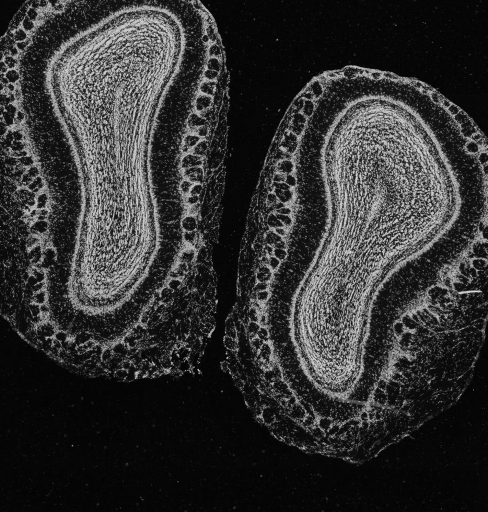
#> input picture data/atlas/10.jpg, 976 x 1024 px (shown at 1/2 size); its folder holds only this picture in this run
$ python -i preprocess.py   (imports and definitions only)
#> lines starting #> are read from the running program, lines starting #| are printed output that depends on the picture
### utils/image.py
from typing import List
from skimage import io, img_as_ubyte, exposure
import numpy as np
import tensorflow as tf
import glob


# [9 lines left out: function read_image, not called in this run]


def get_padded_image(image):
    """
    Pad image to square shape
    :param image: image (numpy array)
    :return: padded image
    """
    # compute center offset
    h, w = image.shape
    size = max(h, w)
    xx = (size - w) // 2
    yy = (size - h) // 2
    # pad image
    padded_image = np.full((size, size), 0, dtype=np.uint8)
    padded_image[yy : yy + h, xx : xx + w] = image
    # return image
    return padded_image


# [38 lines left out: functions load_image, get_image_paths, not called in this run]

### utils/preprocess.py
import os
import glob
import numpy as np
from tqdm import tqdm
from skimage.exposure import equalize_hist, equalize_adapthist
from PIL import Image

from image import read_image, get_padded_image


def preprocess(img):
    def crop(image):
        y_nonzero, x_nonzero = np.nonzero(image)
        return image[
            np.min(y_nonzero) : np.max(y_nonzero), np.min(x_nonzero) : np.max(x_nonzero)
        ]

    def equalize(image, bins=255, clip_limit=0.01):
        image = equalize_adapthist(image, nbins=bins, clip_limit=clip_limit)
        return image

    def pad_imgage(img):
        return get_padded_image(img)

    def NormalizeData(data):
        return (data - np.min(data)) / (np.max(data) - np.min(data))

    def resize_proportional(image, size=1024):
        image = Image.fromarray(image)

        w, h = image.size
        # max_size = max(w, h)
        max_size = size

        if float(w) < max_size and float(h) < max_size:
            raise Exception(f"Both dims lower than {str(max_size)}, {str(w)}, {str(h)}")
            # raise Exception('Both dims lower than ', str(max_size), str(w), str(h))

        if h >= w:
            height_percent = max_size / float(h)
            width_size = int((float(w) * float(height_percent)))
            image = image.resize((width_size, max_size), Image.BICUBIC)
        else:
            width_percent = max_size / float(w)
            height_size = int((float(h) * float(width_percent)))
            image = image.resize((max_size, height_size), Image.BICUBIC)

        return np.array(image)

    # img[img < 15] = 0
    img = crop(img)
    img = equalize(img, bins=128, clip_limit=0.05) * 255
    # img = NormalizeData(img)
    img = pad_imgage(img)
    img = resize_proportional(img)
    return img


def preprocess_images(input_path="data/images/*.jpg"):
    for file_path in tqdm(glob.glob(input_path)):
        img = read_image(file_path)
        try:
            img = preprocess(img)
        except Exception as err:
            print(f"{file_path}: {str(err)}")
            continue

        output_path = file_path.replace("images", "images_processed")
        if not os.path.exists(os.path.dirname(output_path)):
            os.makedirs(os.path.dirname(output_path))

        im = Image.fromarray(img)
        im.convert("L").save(output_path, "JPEG", quality=100)


# [2 lines not run here, left out]

>>> import cv2
>>> picture = cv2.imread('../data/atlas/10.jpg', cv2.IMREAD_GRAYSCALE)
#> picture is the input picture: shape (1024, 976); min 0, max 246, mean 49.8
>>> result = preprocess(picture)
#> in equalize, `image = equalize_adapthist(image, nbins=bins, clip_limit=clip_limit)`:
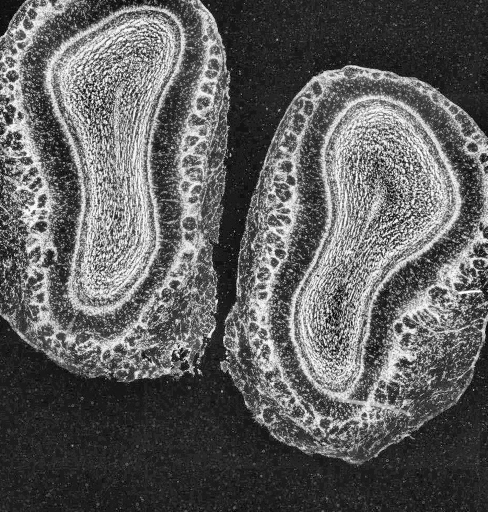
#> image: shape (1023, 975) float64 (shown at 1/2 size); min 0, max 1, mean 0.377
#> in get_padded_image, `padded_image[yy : yy + h, xx : xx + w] = image`:
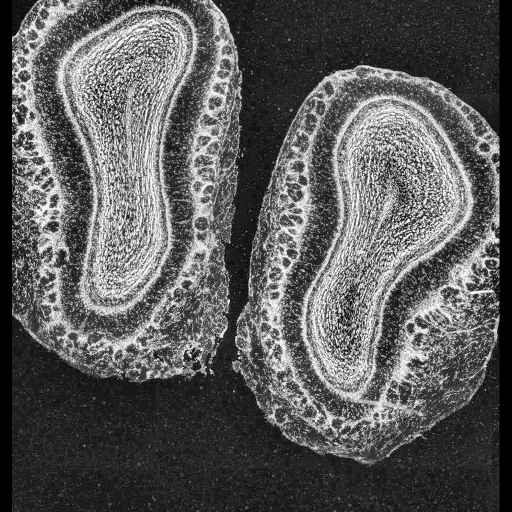
#> padded_image: shape (1023, 1023) (shown at 1/2 size); min 0, max 255, mean 91
#> (the run stopped early here; a loop or call above may not have finished)

$ run again, on data/atlas/100.jpg
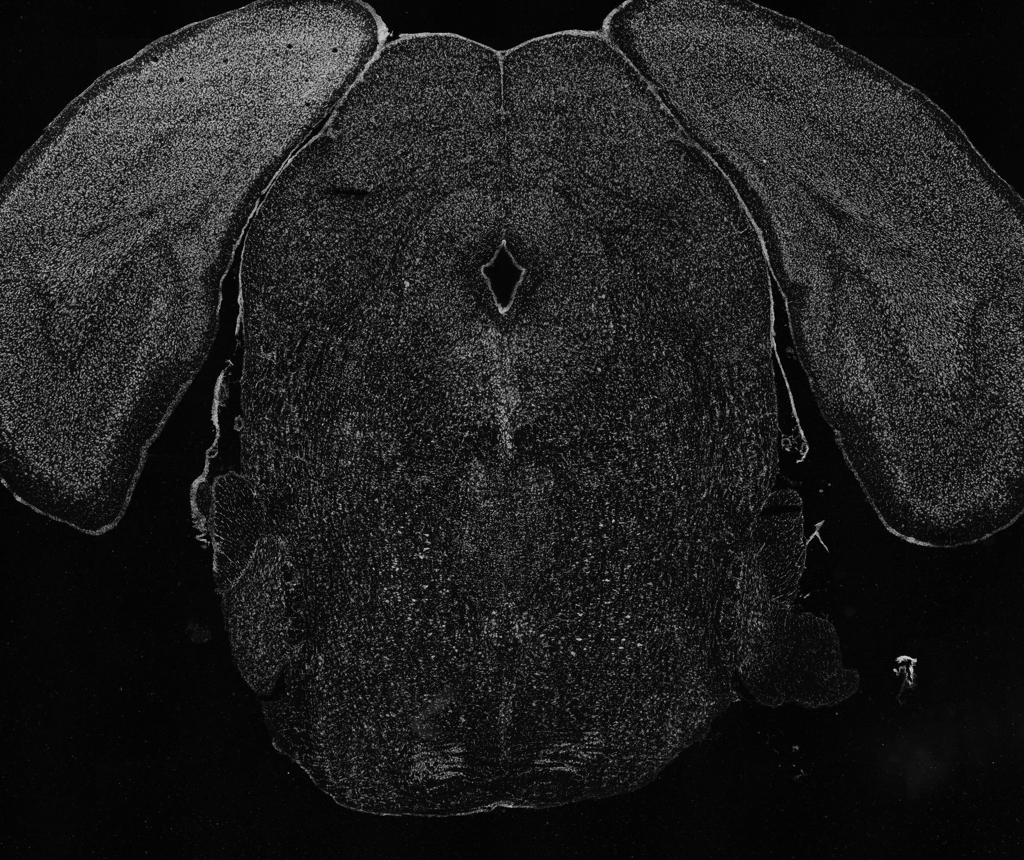
#> input picture data/atlas/100.jpg, 1024 x 860 px
#> picture is the input picture: shape (860, 1024); min 0, max 208, mean 31.5
#> in equalize, `image = equalize_adapthist(image, nbins=bins, clip_limit=clip_limit)`:
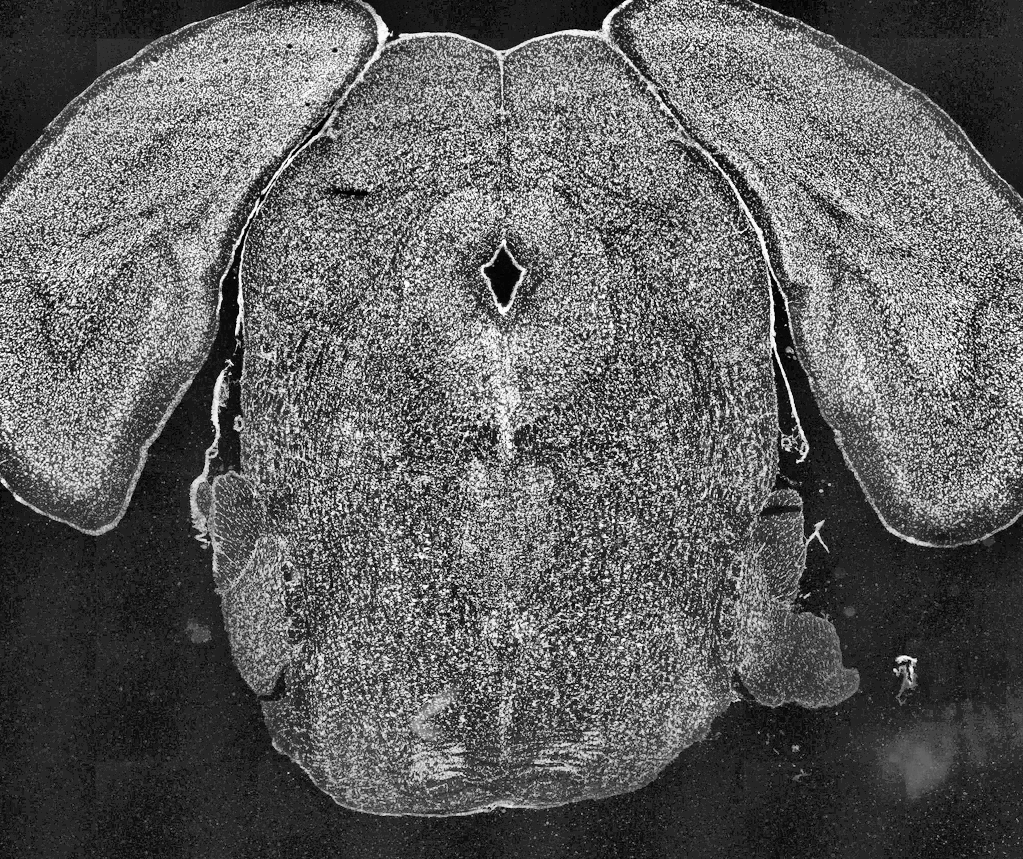
#> image: shape (859, 1023) float64; min 0, max 1, mean 0.378
#> in get_padded_image, `padded_image[yy : yy + h, xx : xx + w] = image`:
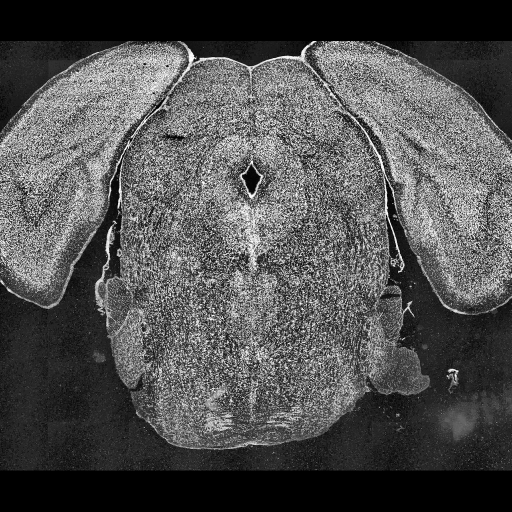
#> padded_image: shape (1023, 1023) (shown at 1/2 size); min 0, max 255, mean 80.5

$ run again, on data/atlas/101.jpg
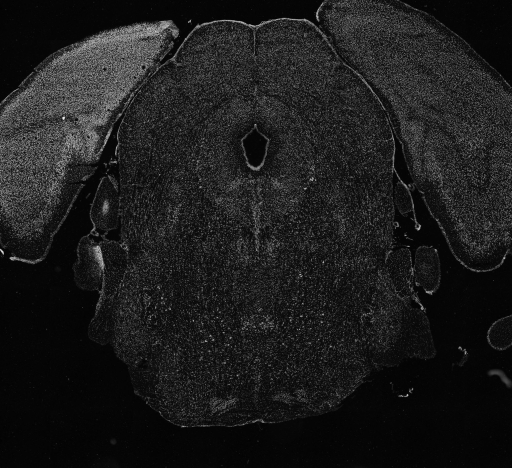
#> input picture data/atlas/101.jpg, 1024 x 935 px (shown at 1/2 size)
#> picture is the input picture: shape (935, 1024); min 0, max 248, mean 28.2
#> in equalize, `image = equalize_adapthist(image, nbins=bins, clip_limit=clip_limit)`:
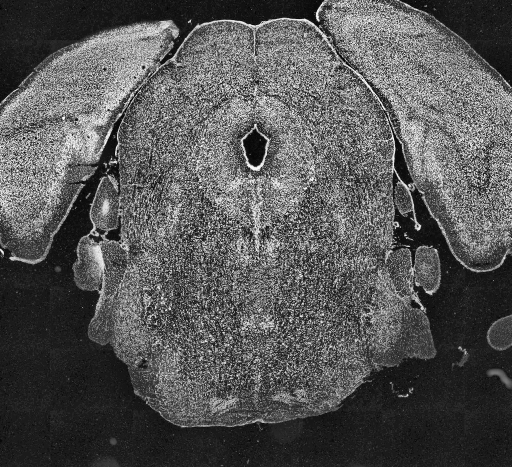
#> image: shape (934, 1023) float64 (shown at 1/2 size); min 0, max 1, mean 0.34
#> in get_padded_image, `padded_image[yy : yy + h, xx : xx + w] = image`:
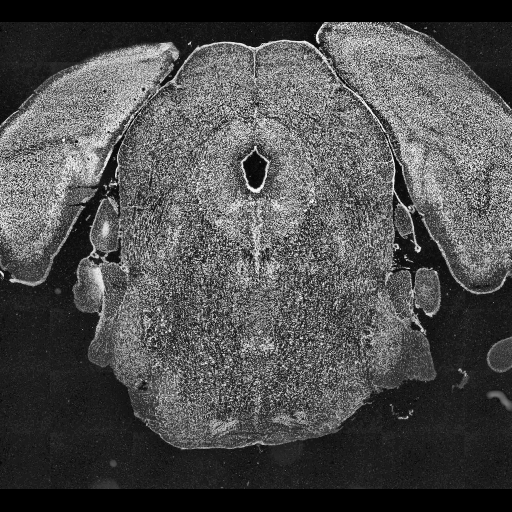
#> padded_image: shape (1023, 1023) (shown at 1/2 size); min 0, max 255, mean 78.7

$ run again, on data/atlas/102.jpg
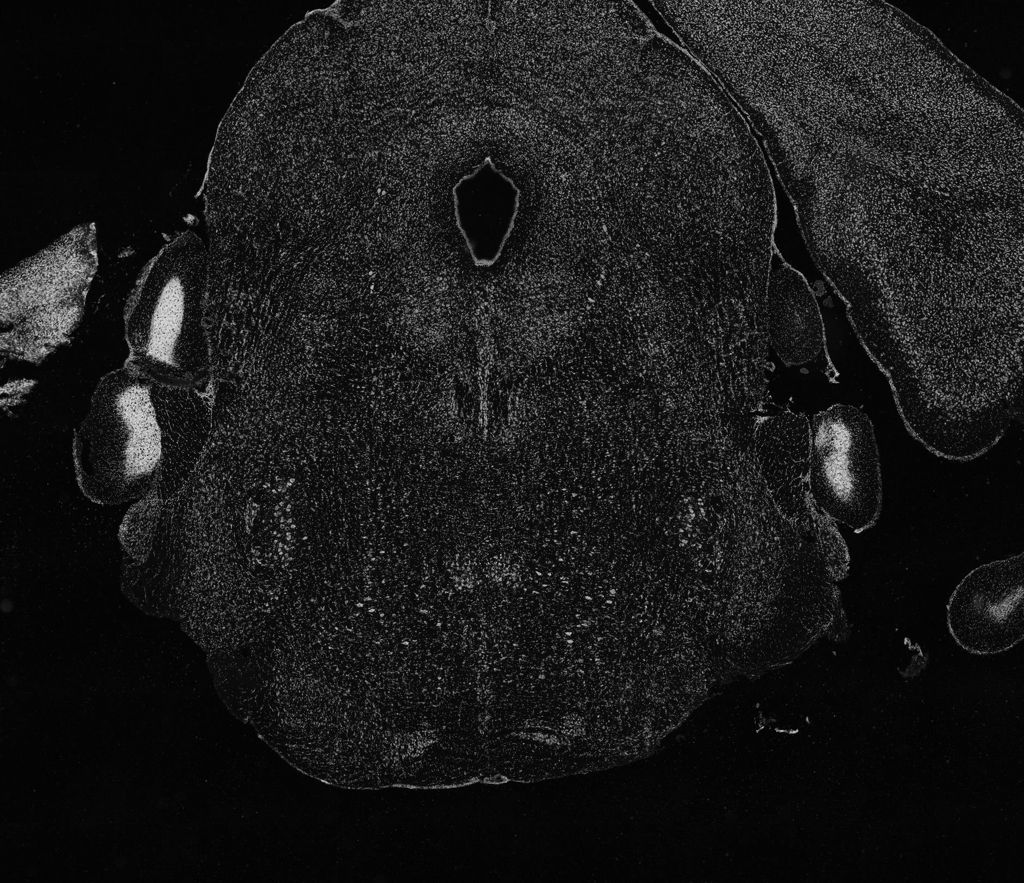
#> input picture data/atlas/102.jpg, 1024 x 883 px
#> picture is the input picture: shape (883, 1024); min 0, max 223, mean 26
#> in equalize, `image = equalize_adapthist(image, nbins=bins, clip_limit=clip_limit)`:
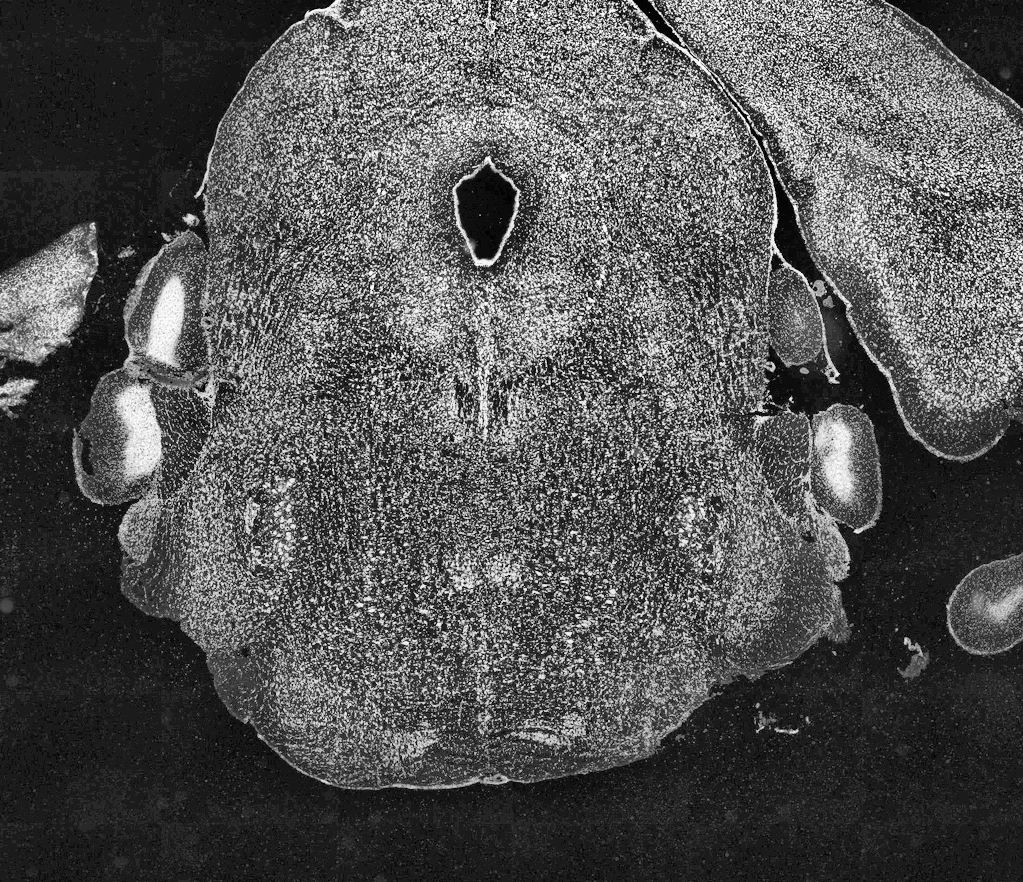
#> image: shape (882, 1023) float64; min 0, max 1, mean 0.329
#> in get_padded_image, `padded_image[yy : yy + h, xx : xx + w] = image`:
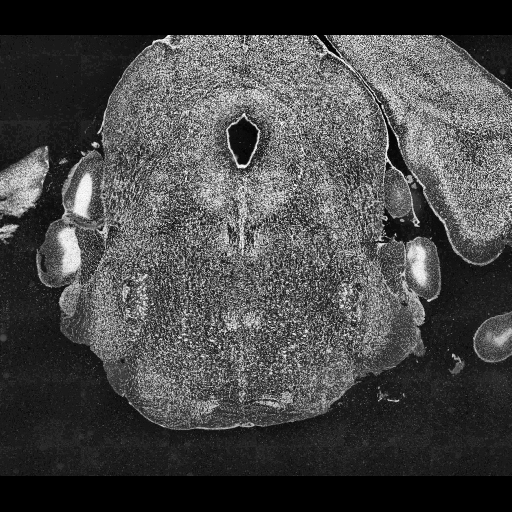
#> padded_image: shape (1023, 1023) (shown at 1/2 size); min 0, max 255, mean 72
